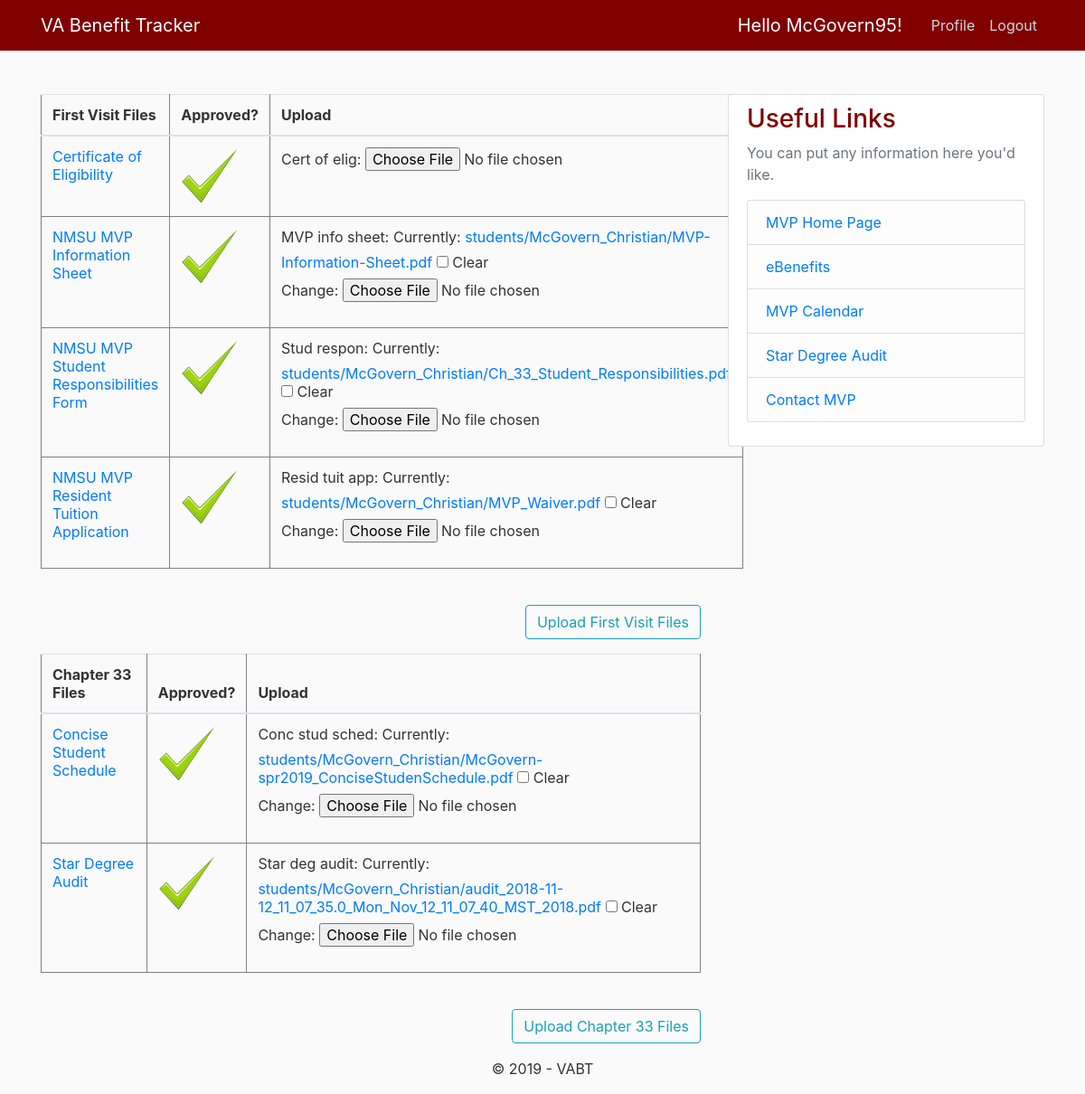
The app's page /student_home/ (signed in), older data.
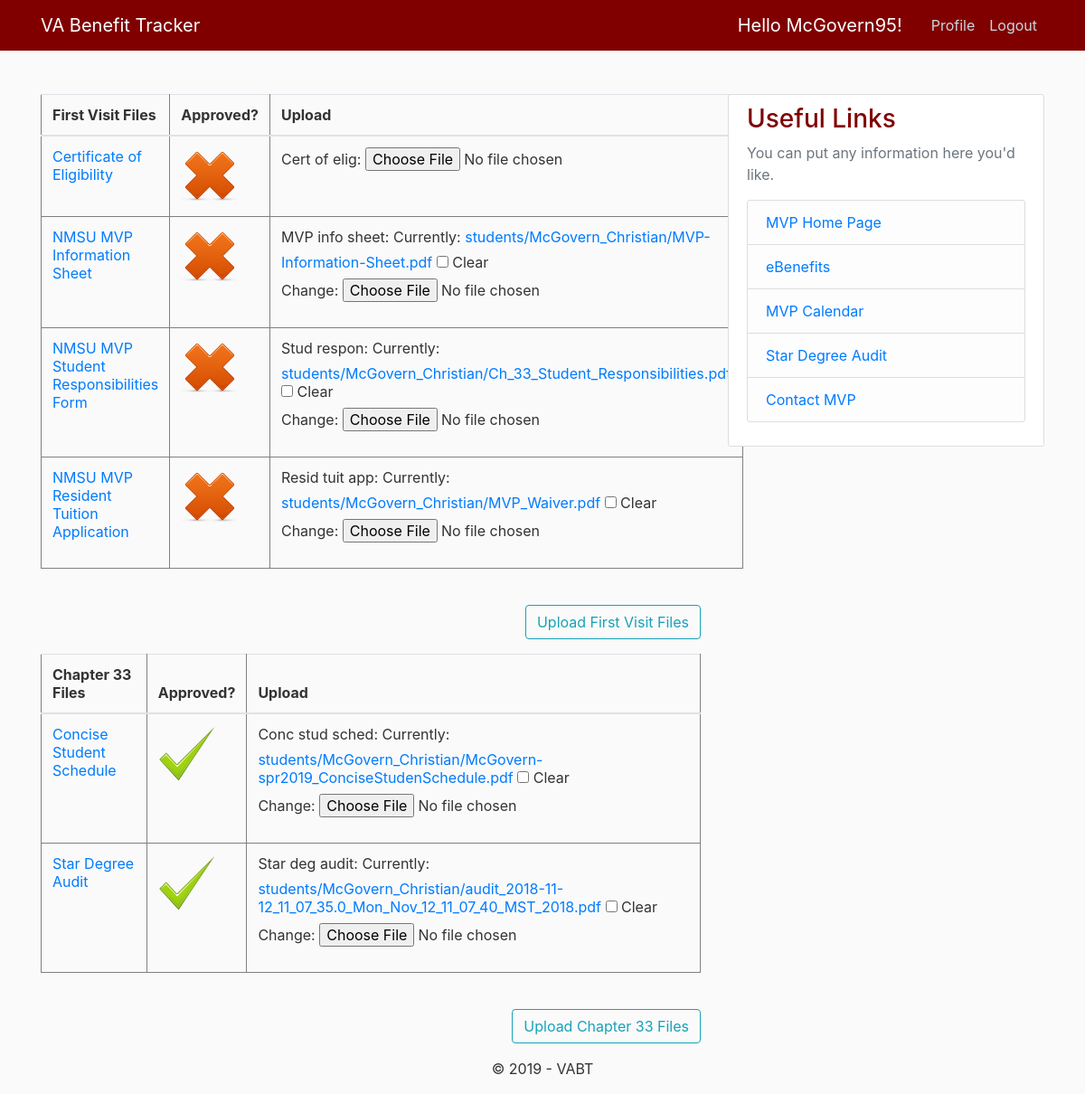
The same page, newer data.
### dashboard/models.py (models this page shows, shortened)
class Post(models.Model):
    title = models.CharField(max_length=100)
    comment = models.TextField()
    date_began = models.DateTimeField(default=timezone.now)
    last_certifier = models.CharField(max_length=80,default='None')
    student = models.ForeignKey(User, related_name='certs', on_delete=models.CASCADE)
    progress = models.IntegerField(default=0)
    date_cert = models.DateTimeField(default=timezone.now)
    Certificate_of_eligibility = models.BooleanField(default=False)
    date_info = models.DateTimeField(default=timezone.now)
    MVP_information_sheet = models.BooleanField(default=False)
    date_respo = models.DateTimeField(default=timezone.now)
    Student_responsibility = models.BooleanField(default=False)
    date_tuition = models.DateTimeField(default=timezone.now)
    Resident_tuition_app = models.BooleanField(default=False)
    date_concise = models.DateTimeField(default=timezone.now)
    Concise_student_schedule = models.BooleanField(default=False)
    date_audit = models.DateTimeField(default=timezone.now)
    Star_degree_audit = models.BooleanField(default=False)

### dashboard/views.py (the view)
# urls.py: path('student_home/', views.student_home,name='student-home'),
@login_required
def student_home(request):
    if request.method=='POST':
        cert_form = CertForm(request.POST, request.FILES, instance=request.user.userextended)
        mvp_form = MVPForm(request.POST, request.FILES, instance=request.user.userextended)
        stud_form = StudResponForm(request.POST, request.FILES, instance=request.user.userextended)
        resid_form = ResidTuitAppForm(request.POST, request.FILES, instance=request.user.userextended)
        conc_form = ConcStudSchedForm(request.POST, request.FILES, instance=request.user.userextended)
        star_form = StarDegAuditForm(request.POST, request.FILES, instance=request.user.userextended)
        if cert_form.is_valid() and mvp_form.is_valid() and stud_form.is_valid() and resid_form.is_valid() and conc_form.is_valid() and star_form.is_valid() == True:
            cert_form.save()
            mvp_form.save()
            stud_form.save()
            resid_form.save()
            conc_form.save()
            star_form.save()
            messages.success(request, f'Your File(s) has been uploaded!')
    else:
        cert_form = CertForm(instance=request.user.userextended)
        mvp_form = MVPForm(instance=request.user.userextended)
        stud_form = StudResponForm(instance=request.user.userextended)
        resid_form = ResidTuitAppForm(instance=request.user.userextended)
        conc_form = ConcStudSchedForm(instance=request.user.userextended)
        star_form = StarDegAuditForm(instance=request.user.userextended)
    certs = Post.objects.all()#for the certification
    context = {
            'cert_form': cert_form,
            'mvp_form' : mvp_form,
            'stud_form' : stud_form,
            'resid_form' : resid_form,
            'conc_form' : conc_form,
            'star_form' : star_form,
            'certs' : certs
    }
    return render(request, 'dashboard/student_home.html',context)

### dashboard/forms.py
class CertForm(forms.ModelForm):
    class Meta:
        model = UserExtended
        fields = ['cert_of_elig']

class MVPForm(forms.ModelForm):
    class Meta:
        model = UserExtended
        fields = ['MVP_info_sheet']

### dashboard/templates/dashboard/student_home.html (shortened to what the changed rows need)
﻿{%extends "dashboard/base.html" %}
{% block content %}
    {% if user.userextended.is_firsttime %}
        <form method="post" enctype="multipart/form-data">
          <table class="table table-hover">
          <caption></caption>
          <thead class="thread-light">
            <tr>
                <th scope="col">First Visit Files </th>
                <th scope="col">Approved?</th>
                <th scope="col">Upload</th>
            </tr>
          </thead>
          <tbody>
            <tr>
                 {% for p in certs %}
                    {%if p.student.username == user.username and p.Certificate_of_eligibility == True %}
                    <td><img src="/media/green_check.png"></td>
                    {%elif p.student.username == user.username and p.Certificate_of_eligibility == False %}
                    <td><img src="/media/red_check.png"></td>
                    {%endif%}
                 {% endfor %}
            </tr>
          <tr>
            {% for p in certs %}
                {%if p.student.username == user.username and p.MVP_information_sheet == True %}
                <td><img src="/media/green_check.png"></td>
                {%elif p.student.username == user.username and p.MVP_information_sheet == False %}
                <td><img src="/media/red_check.png"></td>
                {%endif%}
             {% endfor %}
          </tr>
          <tr>
            {% for p in certs %}
                {%if p.student.username == user.username and p.Student_responsibility == True %}
                <td><img src="/media/green_check.png"></td>
                {%elif p.student.username == user.username and p.Student_responsibility == False %}
                <td><img src="/media/red_check.png"></td>
                {%endif%}
             {% endfor %}
          </tr>
              <tr>
            {% for p in certs %}
                {%if p.student.username == user.username and p.Resident_tuition_app == True %}
                <td><img src="/media/green_check.png"></td>
                {%elif p.student.username == user.username and p.Resident_tuition_app == False %}
                <td><img src="/media/red_check.png"></td>
                {%endif%}
             {% endfor %}
          </tr>
           </tbody>
        </table>
      </form>
    {% endif %}
    {% if user.userextended.chapter == '33' %}
      <form method="post" enctype="multipart/form-data">
        <table class="table table-hover">
        <caption></caption>
        <thead class="thread-light">
          <tr>
            <th scope="col">Chapter 33 Files</th>
            <th scope="col">Approved?</th>
            <th scope="col">Upload</th>
          </tr>
          </thead>
          <tbody>
          <tr>
            {% for p in certs %}
                {%if p.student.username == user.username and p.Concise_student_schedule == True %}
                <td><img src="/media/green_check.png"></td>
                {%elif p.student.username == user.username and p.Concise_student_schedule == False %}
                <td><img src="/media/red_check.png"></td>
                {%endif%}
             {% endfor %}
          </tr>
          <tr>
            {% for p in certs %}
                {%if p.student.username == user.username and p.Star_degree_audit == True %}
                <td><img src="/media/green_check.png"></td>
                {%elif p.student.username == user.username and p.Star_degree_audit == False %}
                <td><img src="/media/red_check.png"></td>
                {%endif%}
             {% endfor %}
          </tr>
          </tbody>
        </table>
       </form>
    {% endif %}
{% endblock content %}

Row changes from the older to the newer data that the page shows:
changed Post: Certificate_of_eligibility True → False (drawn); Certificate_of_eligibility: picture added; MVP_information_sheet True → False (drawn); MVP_information_sheet: picture added; Student_responsibility True → False (drawn); Student_responsibility: picture added; Resident_tuition_app True → False (drawn); Resident_tuition_app: picture added; Certificate_of_eligibility: picture removed; MVP_information_sheet: picture removed; Student_responsibility: picture removed; Resident_tuition_app: picture removed
